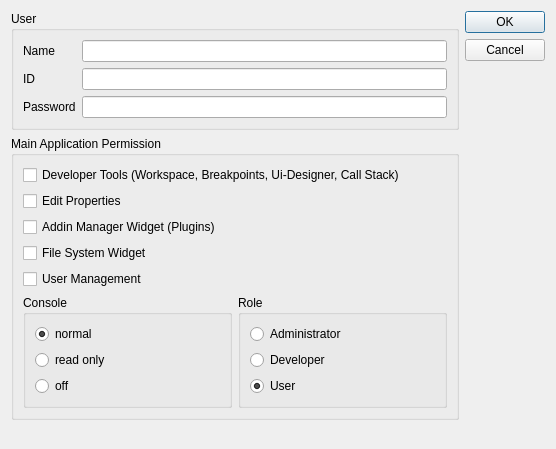
<?xml version="1.0" encoding="UTF-8"?>
<ui version="4.0">
 <class>userManagementEdit</class>
 <widget class="QWidget" name="userManagementEdit">
  <property name="geometry">
   <rect>
    <x>0</x>
    <y>0</y>
    <width>556</width>
    <height>449</height>
   </rect>
  </property>
  <property name="windowTitle">
   <string>User Management Edit / New</string>
  </property>
  <layout class="QHBoxLayout" name="horizontalLayout_2">
   <item>
    <layout class="QVBoxLayout" name="verticalLayout_4">
     <item>
      <widget class="QGroupBox" name="groupBox">
       <property name="title">
        <string>User</string>
       </property>
       <layout class="QGridLayout" name="gridLayout">
        <item row="1" column="2">
         <widget class="QLineEdit" name="lineEdit_id">
          <property name="enabled">
           <bool>true</bool>
          </property>
          <property name="readOnly">
           <bool>false</bool>
          </property>
         </widget>
        </item>
        <item row="1" column="0">
         <widget class="QLabel" name="label_2">
          <property name="text">
           <string>ID</string>
          </property>
         </widget>
        </item>
        <item row="0" column="2">
         <widget class="QLineEdit" name="lineEdit_name">
          <property name="enabled">
           <bool>true</bool>
          </property>
          <property name="readOnly">
           <bool>false</bool>
          </property>
         </widget>
        </item>
        <item row="0" column="0">
         <widget class="QLabel" name="label">
          <property name="text">
           <string>Name</string>
          </property>
         </widget>
        </item>
        <item row="2" column="0">
         <widget class="QLabel" name="label_3">
          <property name="text">
           <string>Password</string>
          </property>
         </widget>
        </item>
        <item row="2" column="2">
         <widget class="QLineEdit" name="lineEdit_password">
          <property name="echoMode">
           <enum>QLineEdit::Password</enum>
          </property>
         </widget>
        </item>
       </layout>
      </widget>
     </item>
     <item>
      <widget class="QGroupBox" name="groupBox_features">
       <property name="title">
        <string>Main Application Permission</string>
       </property>
       <layout class="QVBoxLayout" name="verticalLayout_3">
        <item>
         <widget class="QCheckBox" name="checkBox_devTools">
          <property name="text">
           <string>Developer Tools (Workspace, Breakpoints, Ui-Designer, Call Stack)</string>
          </property>
         </widget>
        </item>
        <item>
         <widget class="QCheckBox" name="checkBox_editProperties">
          <property name="text">
           <string>Edit Properties</string>
          </property>
         </widget>
        </item>
        <item>
         <widget class="QCheckBox" name="checkBox_addInManager">
          <property name="text">
           <string>Addin Manager Widget (Plugins)</string>
          </property>
         </widget>
        </item>
        <item>
         <widget class="QCheckBox" name="checkBox_fileSystem">
          <property name="text">
           <string>File System Widget</string>
          </property>
         </widget>
        </item>
        <item>
         <widget class="QCheckBox" name="checkBox_userManag">
          <property name="text">
           <string>User Management</string>
          </property>
         </widget>
        </item>
        <item>
         <layout class="QHBoxLayout" name="horizontalLayout">
          <item>
           <widget class="QGroupBox" name="groupBox_console">
            <property name="title">
             <string>Console</string>
            </property>
            <layout class="QVBoxLayout" name="verticalLayout">
             <item>
              <widget class="QRadioButton" name="radioButton_consoleNormal">
               <property name="text">
                <string>normal</string>
               </property>
               <property name="checked">
                <bool>true</bool>
               </property>
              </widget>
             </item>
             <item>
              <widget class="QRadioButton" name="radioButton_consoleRO">
               <property name="text">
                <string>read only</string>
               </property>
              </widget>
             </item>
             <item>
              <widget class="QRadioButton" name="radioButton_consoleOff">
               <property name="text">
                <string>off</string>
               </property>
              </widget>
             </item>
            </layout>
           </widget>
          </item>
          <item>
           <widget class="QGroupBox" name="groupBox_role">
            <property name="title">
             <string>Role</string>
            </property>
            <layout class="QVBoxLayout" name="verticalLayout_2">
             <item>
              <widget class="QRadioButton" name="radioButton_roleAdmin">
               <property name="text">
                <string>Administrator</string>
               </property>
               <property name="checked">
                <bool>false</bool>
               </property>
              </widget>
             </item>
             <item>
              <widget class="QRadioButton" name="radioButton_roleDevel">
               <property name="text">
                <string>Developer</string>
               </property>
              </widget>
             </item>
             <item>
              <widget class="QRadioButton" name="radioButton_roleUser">
               <property name="text">
                <string>User</string>
               </property>
               <property name="checked">
                <bool>true</bool>
               </property>
              </widget>
             </item>
            </layout>
           </widget>
          </item>
         </layout>
        </item>
       </layout>
      </widget>
     </item>
     <item>
      <spacer name="verticalSpacer">
       <property name="orientation">
        <enum>Qt::Vertical</enum>
       </property>
       <property name="sizeHint" stdset="0">
        <size>
         <width>20</width>
         <height>34</height>
        </size>
       </property>
      </spacer>
     </item>
    </layout>
   </item>
   <item>
    <widget class="QDialogButtonBox" name="buttonBox">
     <property name="orientation">
      <enum>Qt::Vertical</enum>
     </property>
     <property name="standardButtons">
      <set>QDialogButtonBox::Cancel|QDialogButtonBox::Ok</set>
     </property>
     <property name="centerButtons">
      <bool>false</bool>
     </property>
    </widget>
   </item>
  </layout>
 </widget>
 <tabstops>
  <tabstop>lineEdit_name</tabstop>
  <tabstop>lineEdit_id</tabstop>
  <tabstop>lineEdit_password</tabstop>
  <tabstop>checkBox_devTools</tabstop>
  <tabstop>checkBox_editProperties</tabstop>
  <tabstop>checkBox_addInManager</tabstop>
  <tabstop>checkBox_fileSystem</tabstop>
  <tabstop>checkBox_userManag</tabstop>
  <tabstop>radioButton_consoleNormal</tabstop>
  <tabstop>radioButton_consoleRO</tabstop>
  <tabstop>radioButton_consoleOff</tabstop>
  <tabstop>radioButton_roleAdmin</tabstop>
  <tabstop>radioButton_roleDevel</tabstop>
  <tabstop>radioButton_roleUser</tabstop>
 </tabstops>
 <resources/>
 <connections/>
</ui>
